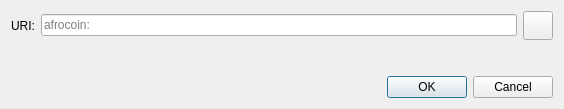
<?xml version="1.0" encoding="UTF-8"?>
<ui version="4.0">
 <class>OpenURIDialog</class>
 <widget class="QDialog" name="OpenURIDialog">
  <property name="geometry">
   <rect>
    <x>0</x>
    <y>0</y>
    <width>564</width>
    <height>109</height>
   </rect>
  </property>
  <property name="windowTitle">
   <string>Open afrocoin URI</string>
  </property>
  <layout class="QVBoxLayout" name="verticalLayout">
   <item>
    <layout class="QHBoxLayout" name="horizontalLayout">
     <item>
      <widget class="QLabel" name="label">
       <property name="text">
        <string>URI:</string>
       </property>
      </widget>
     </item>
     <item>
      <widget class="QValidatedLineEdit" name="uriEdit">
       <property name="placeholderText">
        <string notr="true">afrocoin:</string>
       </property>
      </widget>
     </item>
     <item>
      <widget class="QToolButton" name="pasteButton">
       <property name="toolTip">
        <string extracomment="Tooltip text for button that allows you to paste an address that is in your clipboard.">Paste address from clipboard</string>
       </property>
       <property name="text">
        <string/>
       </property>
       <property name="icon">
        <iconset resource="../afrocoin.qrc">
         <normaloff>:/icons/editpaste</normaloff>:/icons/editpaste
        </iconset>
       </property>
       <property name="iconSize">
        <size>
         <width>22</width>
         <height>22</height>
        </size>
       </property>
      </widget>
     </item>
    </layout>
   </item>
   <item>
    <spacer name="verticalSpacer">
     <property name="orientation">
      <enum>Qt::Vertical</enum>
     </property>
     <property name="sizeHint" stdset="0">
      <size>
       <width>20</width>
       <height>40</height>
      </size>
     </property>
    </spacer>
   </item>
   <item>
    <widget class="QDialogButtonBox" name="buttonBox">
     <property name="orientation">
      <enum>Qt::Horizontal</enum>
     </property>
     <property name="standardButtons">
      <set>QDialogButtonBox::Cancel|QDialogButtonBox::Ok</set>
     </property>
    </widget>
   </item>
  </layout>
 </widget>
 <customwidgets>
  <customwidget>
   <class>QValidatedLineEdit</class>
   <extends>QLineEdit</extends>
   <header>qt/qvalidatedlineedit.h</header>
  </customwidget>
 </customwidgets>
 <resources/>
 <connections>
  <connection>
   <sender>buttonBox</sender>
   <signal>accepted()</signal>
   <receiver>OpenURIDialog</receiver>
   <slot>accept()</slot>
   <hints>
    <hint type="sourcelabel">
     <x>248</x>
     <y>254</y>
    </hint>
    <hint type="destinationlabel">
     <x>157</x>
     <y>274</y>
    </hint>
   </hints>
  </connection>
  <connection>
   <sender>buttonBox</sender>
   <signal>rejected()</signal>
   <receiver>OpenURIDialog</receiver>
   <slot>reject()</slot>
   <hints>
    <hint type="sourcelabel">
     <x>316</x>
     <y>260</y>
    </hint>
    <hint type="destinationlabel">
     <x>286</x>
     <y>274</y>
    </hint>
   </hints>
  </connection>
 </connections>
</ui>
